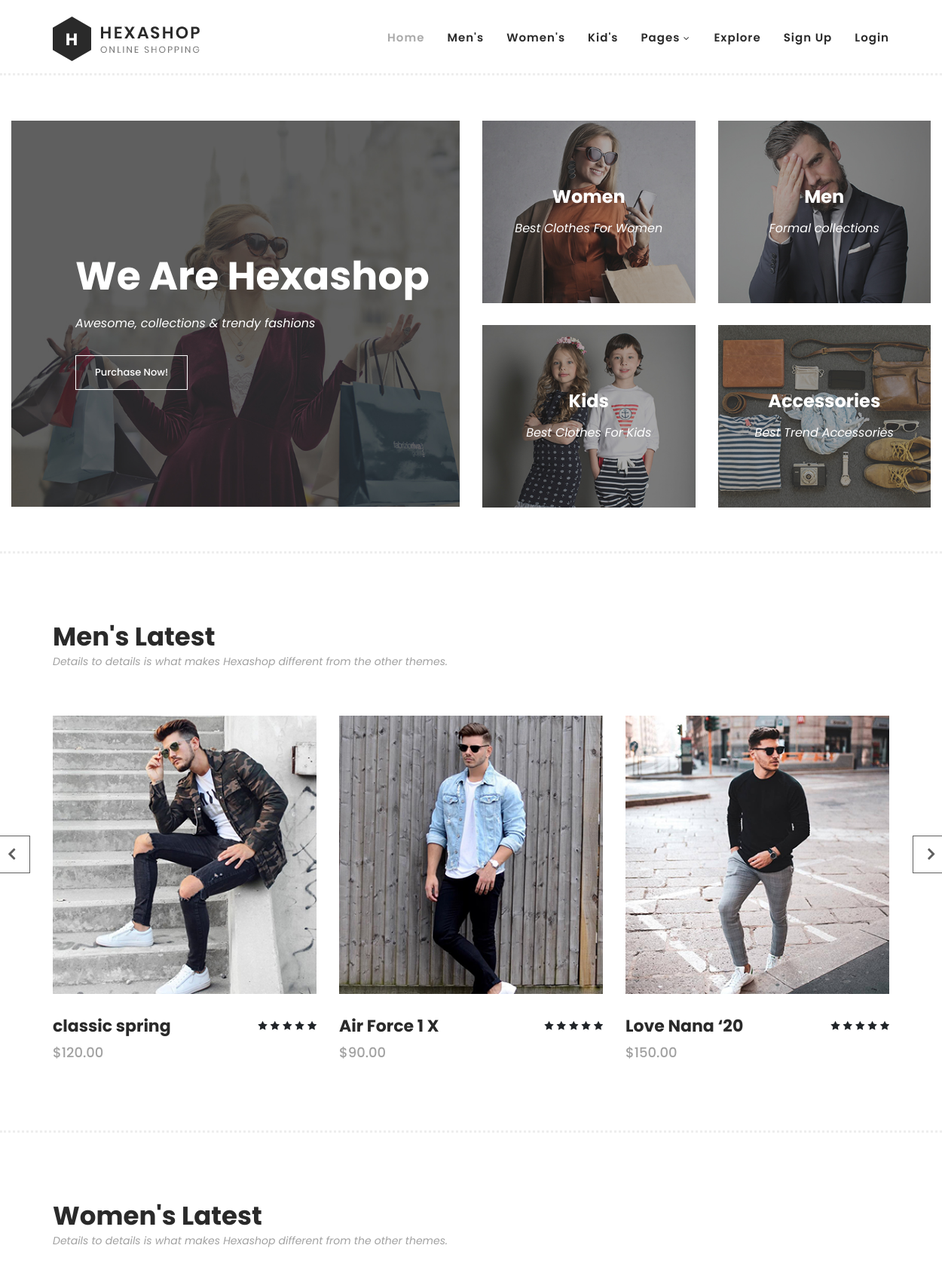
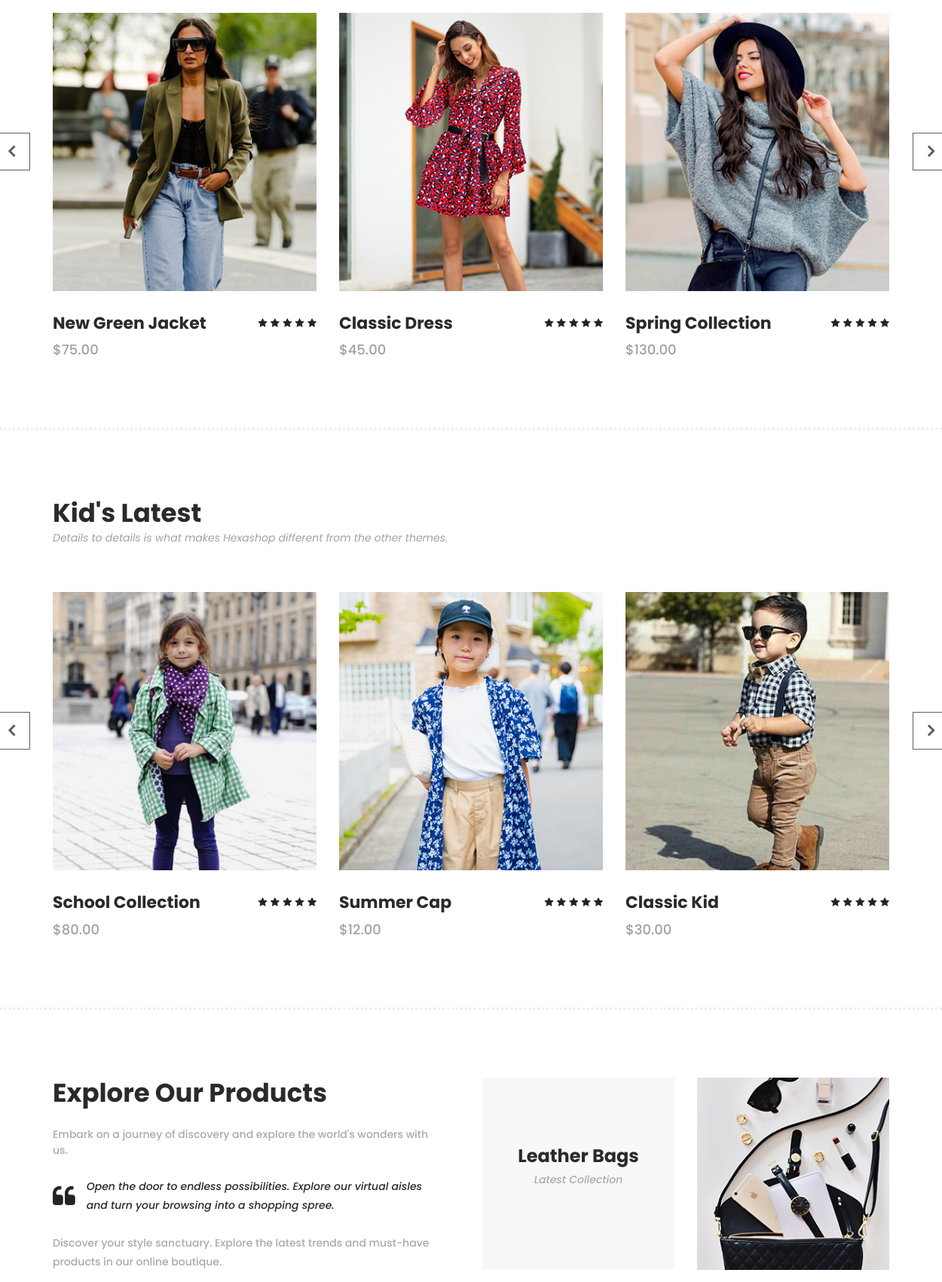
The page / (upper part) on the database its author committed (2 pictures, top to bottom).
### store/models.py (models this page shows, shortened)
class Product(models.Model):
	name = models.CharField(max_length=100)
	catogory = models.ForeignKey(Category, on_delete=models.CASCADE)
	description = models.TextField(null=True)
	price = models.DecimalField(max_digits=10, decimal_places=2)
	image = models.ImageField(upload_to='products/')

### store/views.py (the view)
# urls.py: path('', views.product_list, name='product_list'),
def product_list(request):
    products_female = Product.objects.filter(catogory=Category.objects.get(id=1))
    products_male = Product.objects.filter(catogory=Category.objects.get(id=2))
    products_kids = Product.objects.filter(catogory=Category.objects.get(id=3))
    return render(request, 'index.html', {'mproducts': products_male,'fproducts':products_female,'cproducts':products_kids})

### templates/index.html (shortened to what this page needs)
{% load static %}
<!DOCTYPE html>
<html lang="en">
  <head>
    <link rel="stylesheet" type="text/css" href="{% static '/assets/css/bootstrap.min.css' %}">
    <link rel="stylesheet" type="text/css" href="{% static '/assets/css/font-awesome.css' %}">
    <link rel="stylesheet" href="{% static '/assets/css/templatemo-hexashop.css' %}">
    <link rel="stylesheet" href="{% static '/assets/css/owl-carousel.css' %}">
    <link rel="stylesheet" href="{% static '/assets/css/lightbox.css' %}">
    </head>
    <body>
    <header class="header-area header-sticky">
        <div class="container">
            <div class="row">
                <div class="col-12">
                    <nav class="main-nav">
                        <a href="index.html" class="logo">
                            <img src="{% static '/assets/images/logo.png' %}">
                        </a>
                        <ul class="nav">
                            <li class="scroll-to-section"><a href="#top" class="active">Home</a></li>
                            <li class="scroll-to-section"><a href="#men">Men's</a></li>
                            <li class="scroll-to-section"><a href="#women">Women's</a></li>
                            <li class="scroll-to-section"><a href="#kids">Kid's</a></li>
                            <li class="submenu">
                                <a href="javascript:;">Pages</a>
                            </li>
                            <li class="scroll-to-section"><a href="#explore">Explore</a></li>
                            {% if user.is_authenticated %}
                            <li class="scroll-to-section"><a href="{% url 'store:logout' %}">Logout</a></li>
                            {% else %}
                            <li class="scroll-to-section"><a href="{% url 'store:signup' %}">Sign Up</a></li>
                            <li class="scroll-to-section"><a href="{% url 'store:login' %}">Login</a></li>
                            {% endif %}
                        </ul>
                    </nav>
                </div>
            </div>
        </div>
    </header>
    <div class="main-banner" id="top">
        <div class="container-fluid">
            <div class="row">
                <div class="col-lg-6">
                    <div class="left-content">
                        <div class="thumb">
                            <div class="inner-content">
                                <h4>We Are Hexashop</h4>
                                <span>Awesome, collections &amp; trendy fashions</span>
                                <div class="main-border-button">
                                    <a href="#">Purchase Now!</a>
                                </div>
                            </div>
                            <img src="{% static '/assets/images/left-banner-image.jpg' %}" alt="">
                        </div>
                    </div>
                </div>
                <div class="col-lg-6">
                    <div class="right-content">
                        <div class="row">
                            <div class="col-lg-6">
                                <div class="right-first-image">
                                    <div class="thumb">
                                        <div class="inner-content">
                                            <h4>Women</h4>
                                            <span>Best Clothes For Women</span>
                                        </div>
                                        <img src="{% static '/assets/images/baner-right-image-01.jpg' %}">
                                    </div>
                                </div>
                            </div>
                            <div class="col-lg-6">
                                <div class="right-first-image">
                                    <div class="thumb">
                                        <div class="inner-content">
                                            <h4>Men</h4>
                                            <span>Formal collections</span>
                                        </div>
                                        <img src="{% static '/assets/images/baner-right-image-02.jpg' %}">
                                    </div>
                                </div>
                            </div>
                            <div class="col-lg-6">
                                <div class="right-first-image">
                                    <div class="thumb">
                                        <div class="inner-content">
                                            <h4>Kids</h4>
                                            <span>Best Clothes For Kids</span>
                                        </div>
                                        <img src="{% static '/assets/images/baner-right-image-03.jpg' %}">
                                    </div>
                                </div>
                            </div>
                            <div class="col-lg-6">
                                <div class="right-first-image">
                                    <div class="thumb">
                                        <div class="inner-content">
                                            <h4>Accessories</h4>
                                            <span>Best Trend Accessories</span>
                                        </div>
                                        <img src="{% static '/assets/images/baner-right-image-04.jpg' %}">
                                    </div>
                                </div>
                            </div>
                        </div>
                    </div>
                </div>
            </div>
        </div>
    </div>
    <section class="section" id="men">
        <div class="container">
            <div class="row">
                <div class="col-lg-6">
                    <div class="section-heading">
                        <h2>Men's Latest</h2>
                        <span>Details to details is what makes Hexashop different from the other themes.</span>
                    </div>
                </div>
            </div>
        </div>
        <div class="container">
            <div class="row">
                <div class="col-lg-12">
                    <div class="men-item-carousel">
                        <div class="owl-men-item owl-carousel">
                        {% for product in mproducts %}
                            <div class="item">
                                <div class="thumb">
                                    <img src="{{ product.image.url }}" alt="">
                                </div>
                                <div class="down-content">
                                    <h4>{{ product.name }}</h4>
                                    <span>${{ product.price }}</span>
                                    <ul class="stars">
                                        <li><i class="fa fa-star"></i></li>
                                        <li><i class="fa fa-star"></i></li>
                                        <li><i class="fa fa-star"></i></li>
                                        <li><i class="fa fa-star"></i></li>
                                        <li><i class="fa fa-star"></i></li>
                                    </ul>
                                </div>
                            </div>
                            {% endfor %}
                        </div>
                    </div>
                </div>
            </div>
        </div>
    </section>
    <section class="section" id="women">
        <div class="container">
            <div class="row">
                <div class="col-lg-6">
                    <div class="section-heading">
                        <h2>Women's Latest</h2>
                        <span>Details to details is what makes Hexashop different from the other themes.</span>
                    </div>
                </div>
            </div>
        </div>
        <div class="container">
            <div class="row">
                <div class="col-lg-12">
                    <div class="women-item-carousel">
                        <div class="owl-women-item owl-carousel">
                            {% for product in fproducts %}
                            <div class="item">
                                <div class="thumb">
                                    <img src="{{ product.image.url }}" alt="">
                                </div>
                                <div class="down-content">
                                    <h4>{{ product.name }}</h4>
                                    <span>${{ product.price }}</span>
                                    <ul class="stars">
                                        <li><i class="fa fa-star"></i></li>
                                        <li><i class="fa fa-star"></i></li>
                                        <li><i class="fa fa-star"></i></li>
                                        <li><i class="fa fa-star"></i></li>
                                        <li><i class="fa fa-star"></i></li>
                                    </ul>
                                </div>
                            </div>
                            {% endfor %}
                        </div>
                    </div>
                </div>
            </div>
        </div>
    </section>
    <section class="section" id="kids">
        <div class="container">
            <div class="row">
                <div class="col-lg-6">
                    <div class="section-heading">
                        <h2>Kid's Latest</h2>
                        <span>Details to details is what makes Hexashop different from the other themes.</span>
                    </div>
                </div>
            </div>
        </div>
        <div class="container">
            <div class="row">
                <div class="col-lg-12">
                    <div class="kid-item-carousel">
                        <div class="owl-kid-item owl-carousel">
                            {% for product in cproducts %}
                            <div class="item">
                                <div class="thumb">
                                    <img src="{{ product.image.url }}" alt="">
                                </div>
                                <div class="down-content">
                                    <h4>{{ product.name }}</h4>
                                    <span>${{ product.price }}</span>
                                    <ul class="stars">
                                        <li><i class="fa fa-star"></i></li>
                                        <li><i class="fa fa-star"></i></li>
                                        <li><i class="fa fa-star"></i></li>
                                        <li><i class="fa fa-star"></i></li>
                                        <li><i class="fa fa-star"></i></li>
                                    </ul>
                                </div>
                            </div>
                            {% endfor %}
                        </div>
                    </div>
                </div>
            </div>
        </div>
    </section>
    <section class="section" id="explore">
        <div class="container">
            <div class="row">
                <div class="col-lg-6">
                    <div class="left-content">
                        <h2>Explore Our Products</h2>
                        <span>Embark on a journey of discovery and explore the world's wonders with us.</span>
                        <div class="quote">
                            <i class="fa fa-quote-left"></i><p>Open the door to endless possibilities. Explore our virtual aisles and turn your browsing into a shopping spree.</p>
                        </div>
                        <p>Discover your style sanctuary. Explore the latest trends and must-have products in our online boutique.</p>
                    </div>
                </div>
                <div class="col-lg-6">
                    <div class="right-content">
                        <div class="row">
                            <div class="col-lg-6">
                                <div class="leather">
                                    <h4>Leather Bags</h4>
                                    <span>Latest Collection</span>
                                </div>
                            </div>
                            <div class="col-lg-6">
                                <div class="first-image">
                                    <img src="{% static '/assets/images/explore-image-01.jpg' %}" alt="">
                                </div>
                            </div>
                        </div>
                    </div>
                </div>
            </div>
        </div>
    </section>
  </body>
</html>

### rows shown on the page
Product: image (picture), name "classic spring", price "120.00"
Product: image (picture), name "Air Force 1 X", price "90.00"
Product: image (picture), name "Love Nana ‘20", price "150.00"
Product: image (picture), name "New Green Jacket", price "75.00"
Product: image (picture), name "Classic Dress", price "45.00"
Product: image (picture), name "Spring Collection", price "130.00"
Product: image (picture), name "School Collection", price "80.00"
Product: image (picture), name "Summer Cap", price "12.00"
Product: image (picture), name "Classic Kid", price "30.00"
